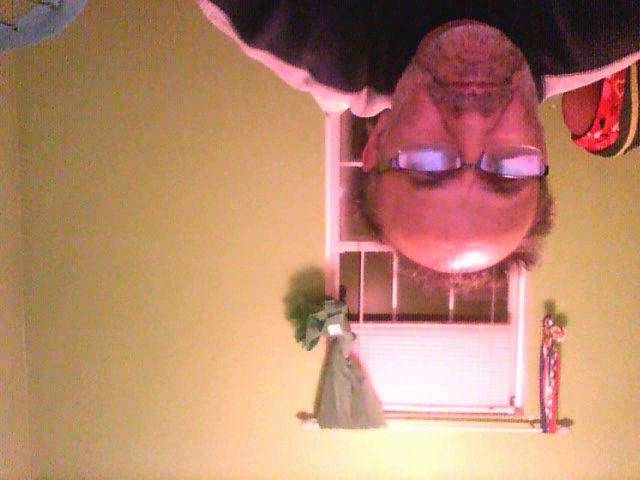
#> input picture frame 8 of output.avi, 640 x 480 px, given in place of the camera
$ jupyter execute ReadWriedVideo.ipynb   (text cells are left out)
#> lines starting #> are read from the running program, lines starting #| are printed output that depends on the picture; after the words box and inside, x2 and y2 are one past the last pixel; in counts of white or black regions, pixels touching at a corner belong together; pictures that were not available may be replaced by others from this repository, and a replacement may not be noted
[cell 1]
# Have to reset Kernel each time for this to work
# http://opencv-python-tutroals.readthedocs.io/en/latest/py_tutorials/py_gui/py_video_display/py_video_display.html

import cv2
import numpy as np

cap = cv2.VideoCapture(0)  # 0= WebCam, 1= USB
while(True):
    # Capture Frame by Frame
    ret, frame = cap.read()
#> frame is the input picture: shape (480, 640, 3); mean B, G, R 109.2, 136.4, 184

    # Our Operations on the frame come here
    gray = cv2.cvtColor(frame, cv2.COLOR_BGR2GRAY)
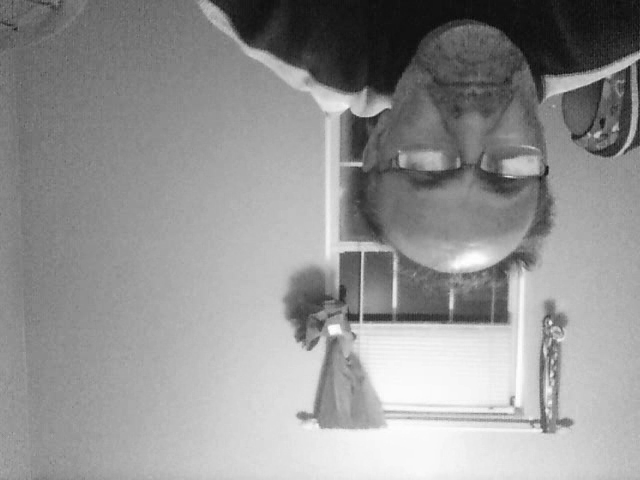
#> gray: shape (480, 640); min 9, max 255, mean 147.5

    # Display the resulting frame
    cv2.imshow('frame' , gray)
    if cv2.waitKey(1) & 0xFF == ord('q'):
#> (key q is pressed here)
        break

# When everything done, release the capture
cap.release()
cv2.destroyAllWindows()

[cell 2]
import numpy as np
import cv2
cap = cv2.VideoCapture('d://docs//pictures//201710OBX//OBX.mp4')

while (cap.isOpened()):
    ret, frame = cap.read()

    gray = cv2.cvtColor(frame, cv2.COLOR_BGR2GRAY)

    cv2.imshow('frame' , gray)
    if cv2.waitKey(1) & 0xFF ==ord('q'):
#> (key q is pressed here)
        break
cap.release()
cv2.destroyAllWindows()

[cell 3]
import numpy as np
import cv2
cap = cv2.VideoCapture(0)

# Define the codec and create VideoWriter object
fourcc = cv2.VideoWriter_fourcc(*'XVID')
out = cv2.VideoWriter('output.avi', fourcc, 20.0, (640,480))

while(cap.isOpened()):
    ret, frame = cap.read()
    if ret ==True:
        frame = cv2.flip(frame,0)
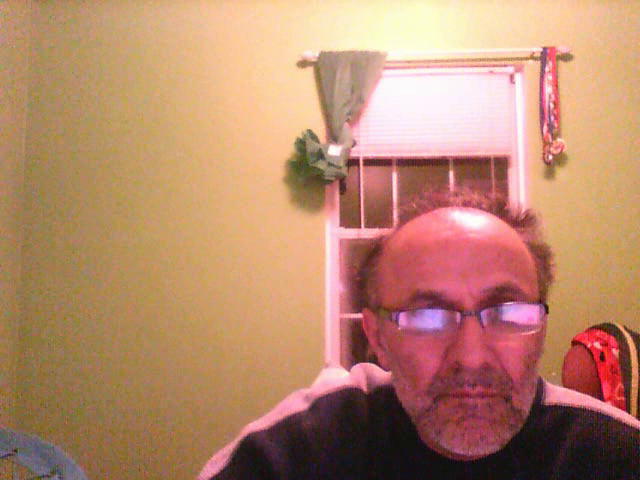
#> frame: shape (480, 640, 3); mean B, G, R 109.2, 136.4, 184

        # write the flipped frame
        out.write(frame)

        cv2.imshow('frame', frame)
        if cv2.waitKey(1) & 0xFF ==ord('q'):
#> (key q is pressed here)
            break
    else:
        break
# Release everythin if job is finished
cap.release()
out.release()
cv2.destroyAllWindows()

[cell 4]
#   You have to reset the Kernel for this to work.
# this portion of code is from:
# http://opencv-python-tutroals.readthedocs.io/en/latest/py_tutorials/py_imgproc/py_colorspaces/py_colorspaces.html
#
import cv2
import numpy as np

cap = cv2.VideoCapture(0)

while(1):

    # Take each frame
    _, frame = cap.read()

    # Convert BGR to HSV
    hsv = cv2.cvtColor(frame, cv2.COLOR_BGR2HSV)
#> hsv: shape (480, 640, 3); mean H, S, V 52.5, 111.8, 184.3

    # define range of blue color in HSV
    lower_blue = np.array([110,50,50])
    upper_blue = np.array([130,255,255])

    # Threshold the HSV image to get only blue colors
    mask = cv2.inRange(hsv, lower_blue, upper_blue)
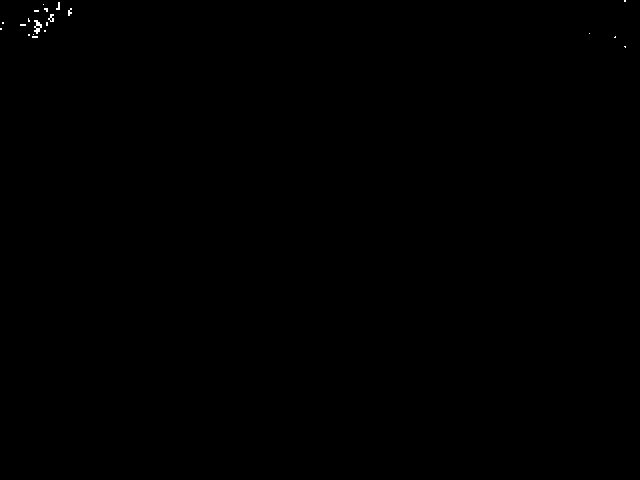
#> mask: shape (480, 640); 0.07% white in thin lines or dots, all inside (x1, y1, x2, y2) = (0, 0, 626, 48)

    # Bitwise-AND mask and original image
    res = cv2.bitwise_and(frame,frame, mask= mask)

    cv2.imshow('frame',frame)
    cv2.imshow('mask',mask)
    cv2.imshow('res',res)

    if cv2.waitKey(1) & 0xFF ==ord('q'):
#> (key q is pressed here)
        break
cap.release()
cv2.destroyAllWindows()

$ run again, starting later in the video
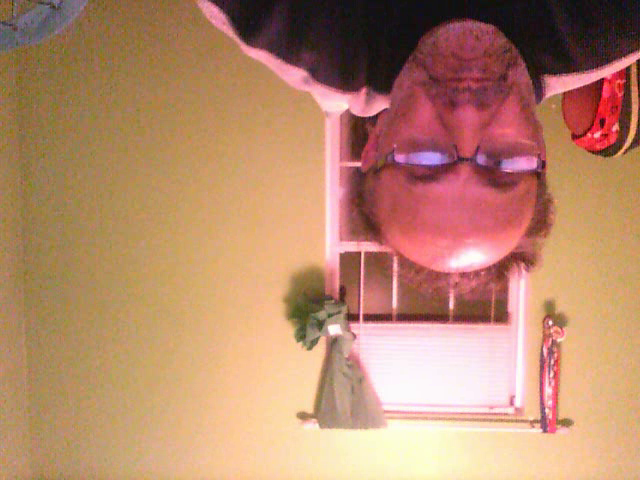
#> input picture frame 38 of output.avi, 640 x 480 px, given in place of the camera
#> frame is the input picture: shape (480, 640, 3); mean B, G, R 108.6, 136.5, 183.9
#> `gray = cv2.cvtColor(frame, cv2.COLOR_BGR2GRAY)`:
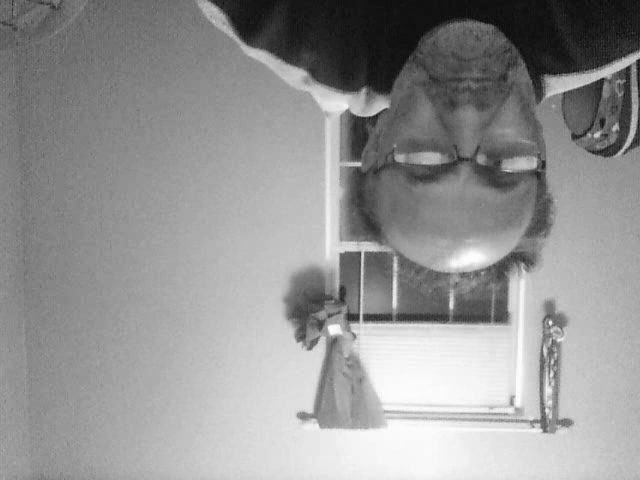
#> gray: shape (480, 640); min 7, max 254, mean 147.4
#> `frame = cv2.flip(frame,0)`:
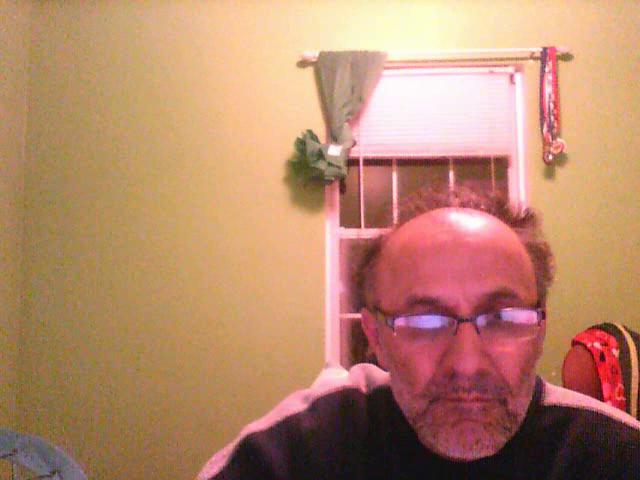
#> frame: shape (480, 640, 3); mean B, G, R 108.6, 136.5, 183.9
#> hsv: shape (480, 640, 3); mean H, S, V 51.4, 112.2, 184.1
#> mask: shape (480, 640); 0.05% white in thin lines or dots, all inside (x1, y1, x2, y2) = (0, 0, 626, 162)

$ run again, starting later in the video
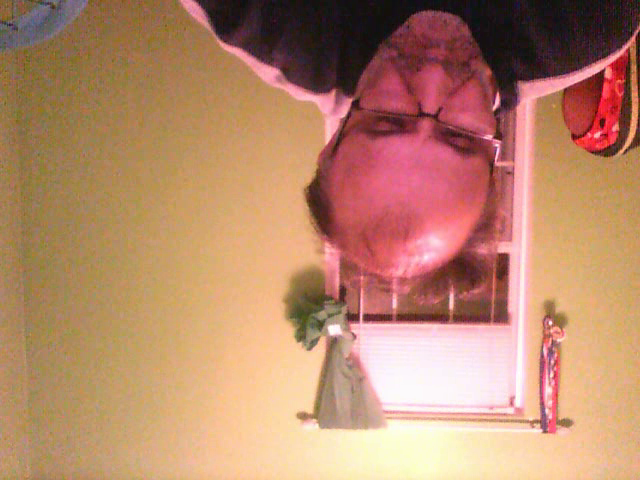
#> input picture frame 68 of output.avi, 640 x 480 px, given in place of the camera
#> frame is the input picture: shape (480, 640, 3); mean B, G, R 107.3, 135.5, 183.9
#> `gray = cv2.cvtColor(frame, cv2.COLOR_BGR2GRAY)`:
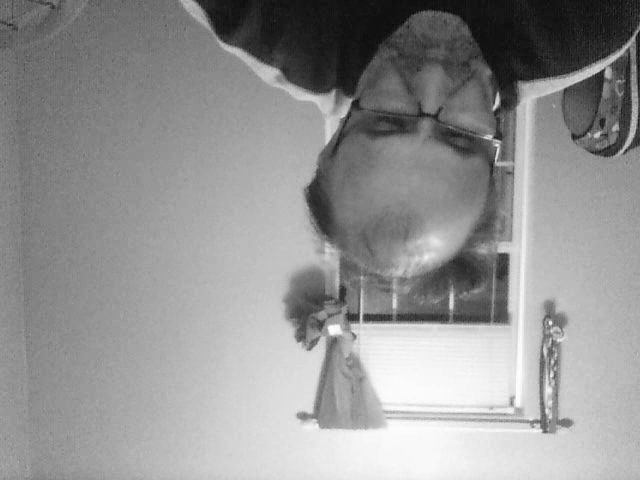
#> gray: shape (480, 640); min 8, max 255, mean 146.7
#> `frame = cv2.flip(frame,0)`:
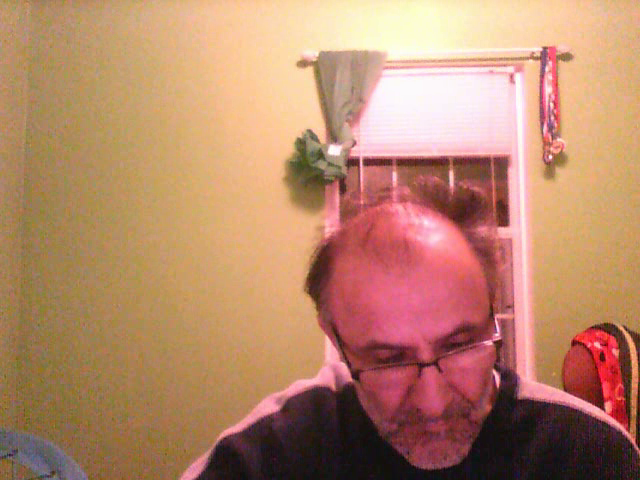
#> frame: shape (480, 640, 3); mean B, G, R 107.3, 135.5, 183.9
#> hsv: shape (480, 640, 3); mean H, S, V 51.6, 113.9, 184.1
#> mask: shape (480, 640); 0.08% white in thin lines or dots, all inside (x1, y1, x2, y2) = (8, 0, 626, 76)
